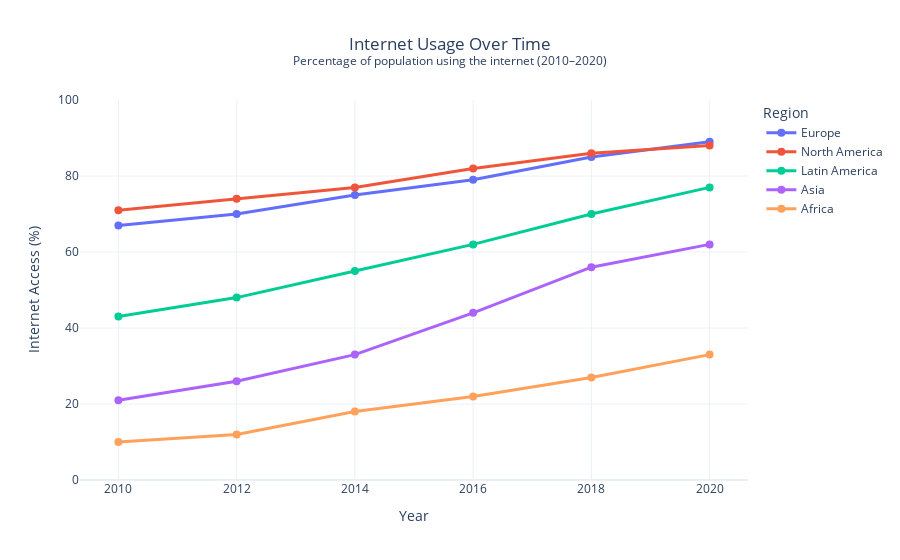

The notebook cell saved with this chart:
### Code cell
import pandas as pd
import plotly.express as px

# Data
data = {
    "Year": [2010, 2012, 2014, 2016, 2018, 2020],
    "Europe": [67, 70, 75, 79, 85, 89],
    "North America": [71, 74, 77, 82, 86, 88],
    "Latin America": [43, 48, 55, 62, 70, 77],
    "Asia": [21, 26, 33, 44, 56, 62],
    "Africa": [10, 12, 18, 22, 27, 33]
}
df = pd.DataFrame(data)
df_melt = df.melt(id_vars="Year", var_name="Region", value_name="Percentage")

# Plot
fig = px.line(
    df_melt,
    x="Year",
    y="Percentage",
    color="Region",
    markers=True,
    title="Internet Usage Over Time",
)

# Anpassning
fig.update_traces(mode="lines+markers", marker=dict(size=8), line=dict(width=3))

fig.update_layout(
    title=dict(
        text="Internet Usage Over Time<br><sup>Percentage of population using the internet (2010–2020)</sup>",
        x=0.5
    ),
    yaxis=dict(title="Internet Access (%)", range=[0, 100]),
    xaxis=dict(title="Year", dtick=2),
    template="plotly_white",
    legend_title_text='Region'
)

fig.show()

### Figure 1 — Plotly figure (JSON) as saved in the notebook; plotly's stock layout.template omitted (floating-point values rounded to 4 significant figures)
{"data": [{"hovertemplate": "Region=Europe<br>Year=%{x}<br>Percentage=%{y}<extra></extra>", "legendgroup": "Europe", "line": {"color": "#636efa", "dash": "solid", "width": 3}, "marker": {"size": 8, "symbol": "circle"}, "mode": "lines+markers", "name": "Europe", "orientation": "v", "showlegend": true, "type": "scatter", "x": [2010, 2012, 2014, 2016, 2018, 2020], "xaxis": "x", "y": [67, 70, 75, 79, 85, 89], "yaxis": "y"}, {"hovertemplate": "Region=North America<br>Year=%{x}<br>Percentage=%{y}<extra></extra>", "legendgroup": "North America", "line": {"color": "#EF553B", "dash": "solid", "width": 3}, "marker": {"size": 8, "symbol": "circle"}, "mode": "lines+markers", "name": "North America", "orientation": "v", "showlegend": true, "type": "scatter", "x": [2010, 2012, 2014, 2016, 2018, 2020], "xaxis": "x", "y": [71, 74, 77, 82, 86, 88], "yaxis": "y"}, {"hovertemplate": "Region=Latin America<br>Year=%{x}<br>Percentage=%{y}<extra></extra>", "legendgroup": "Latin America", "line": {"color": "#00cc96", "dash": "solid", "width": 3}, "marker": {"size": 8, "symbol": "circle"}, "mode": "lines+markers", "name": "Latin America", "orientation": "v", "showlegend": true, "type": "scatter", "x": [2010, 2012, 2014, 2016, 2018, 2020], "xaxis": "x", "y": [43, 48, 55, 62, 70, 77], "yaxis": "y"}, {"hovertemplate": "Region=Asia<br>Year=%{x}<br>Percentage=%{y}<extra></extra>", "legendgroup": "Asia", "line": {"color": "#ab63fa", "dash": "solid", "width": 3}, "marker": {"size": 8, "symbol": "circle"}, "mode": "lines+markers", "name": "Asia", "orientation": "v", "showlegend": true, "type": "scatter", "x": [2010, 2012, 2014, 2016, 2018, 2020], "xaxis": "x", "y": [21, 26, 33, 44, 56, 62], "yaxis": "y"}, {"hovertemplate": "Region=Africa<br>Year=%{x}<br>Percentage=%{y}<extra></extra>", "legendgroup": "Africa", "line": {"color": "#FFA15A", "dash": "solid", "width": 3}, "marker": {"size": 8, "symbol": "circle"}, "mode": "lines+markers", "name": "Africa", "orientation": "v", "showlegend": true, "type": "scatter", "x": [2010, 2012, 2014, 2016, 2018, 2020], "xaxis": "x", "y": [10, 12, 18, 22, 27, 33], "yaxis": "y"}], "layout": {"legend": {"title": {"text": "Region"}, "tracegroupgap": 0}, "title": {"text": "Internet Usage Over Time<br><sup>Percentage of population using the internet (2010–2020)</sup>", "x": 0.5}, "xaxis": {"anchor": "y", "domain": [0, 1], "dtick": 2, "title": {"text": "Year"}}, "yaxis": {"anchor": "x", "domain": [0, 1], "range": [0, 100], "title": {"text": "Internet Access (%)"}}}}
